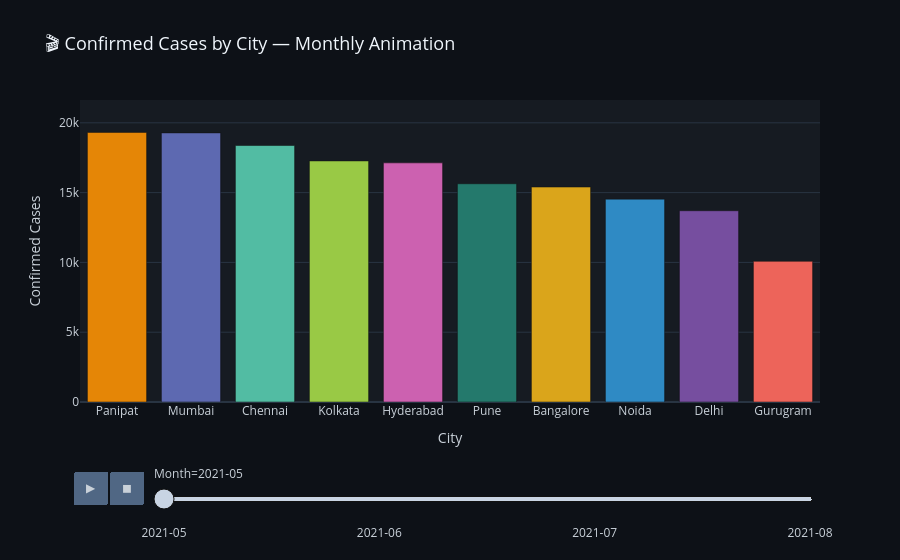

Notebook code for this chart:
### Markdown cell above
### 🎬 6E · Animated Bar Race — Monthly Confirmed Cases

### Code cell
anim_df = (
    df.groupby(['City','Month'])
      .agg(Confirmed=('Confirmed','max'),
           Deaths=('Deaths','max'))
      .reset_index()
      .sort_values(['Month','Confirmed'], ascending=[True, False])
)

fig = px.bar(
    anim_df, x='City', y='Confirmed', color='City',
    animation_frame='Month', animation_group='City',
    range_y=[0, anim_df['Confirmed'].max() * 1.12],
    title='🎬 Confirmed Cases by City — Monthly Animation',
    labels={'Confirmed':'Confirmed Cases'},
    color_discrete_sequence=px.colors.qualitative.Vivid,
    hover_data=['Deaths']
)
fig.update_layout(**PLOTLY_LAYOUT, showlegend=False)
fig.layout.updatemenus[0].buttons[0].args[1]['frame']['duration'] = 800
fig.show()
print('▶️  Hit Play to watch cases evolve month by month across all cities.')

### Figure 1 — Plotly figure (JSON) as saved in the notebook; plotly's stock layout.template omitted (floating-point values rounded to 4 significant figures)
{"data": [{"customdata": [[519]], "hovertemplate": "City=%{x}<br>Month=2021-05<br>Confirmed Cases=%{y}<br>Deaths=%{customdata[0]}<extra></extra>", "ids": ["Panipat"], "legendgroup": "Panipat", "marker": {"color": "rgb(229, 134, 6)", "pattern": {"shape": ""}}, "name": "Panipat", "orientation": "v", "showlegend": true, "textposition": "auto", "type": "bar", "x": ["Panipat"], "xaxis": "x", "y": [19313], "yaxis": "y"}, {"customdata": [[552]], "hovertemplate": "City=%{x}<br>Month=2021-05<br>Confirmed Cases=%{y}<br>Deaths=%{customdata[0]}<extra></extra>", "ids": ["Mumbai"], "legendgroup": "Mumbai", "marker": {"color": "rgb(93, 105, 177)", "pattern": {"shape": ""}}, "name": "Mumbai", "orientation": "v", "showlegend": true, "textposition": "auto", "type": "bar", "x": ["Mumbai"], "xaxis": "x", "y": [19277], "yaxis": "y"}, {"customdata": [[518]], "hovertemplate": "City=%{x}<br>Month=2021-05<br>Confirmed Cases=%{y}<br>Deaths=%{customdata[0]}<extra></extra>", "ids": ["Chennai"], "legendgroup": "Chennai", "marker": {"color": "rgb(82, 188, 163)", "pattern": {"shape": ""}}, "name": "Chennai", "orientation": "v", "showlegend": true, "textposition": "auto", "type": "bar", "x": ["Chennai"], "xaxis": "x", "y": [18374], "yaxis": "y"}, {"customdata": [[511]], "hovertemplate": "City=%{x}<br>Month=2021-05<br>Confirmed Cases=%{y}<br>Deaths=%{customdata[0]}<extra></extra>", "ids": ["Kolkata"], "legendgroup": "Kolkata", "marker": {"color": "rgb(153, 201, 69)", "pattern": {"shape": ""}}, "name": "Kolkata", "orientation": "v", "showlegend": true, "textposition": "auto", "type": "bar", "x": ["Kolkata"], "xaxis": "x", "y": [17269], "yaxis": "y"}, {"customdata": [[480]], "hovertemplate": "City=%{x}<br>Month=2021-05<br>Confirmed Cases=%{y}<br>Deaths=%{customdata[0]}<extra></extra>", "ids": ["Hyderabad"], "legendgroup": "Hyderabad", "marker": {"color": "rgb(204, 97, 176)", "pattern": {"shape": ""}}, "name": "Hyderabad", "orientation": "v", "showlegend": true, "textposition": "auto", "type": "bar", "x": ["Hyderabad"], "xaxis": "x", "y": [17131], "yaxis": "y"}, {"customdata": [[457]], "hovertemplate": "City=%{x}<br>Month=2021-05<br>Confirmed Cases=%{y}<br>Deaths=%{customdata[0]}<extra></extra>", "ids": ["Pune"], "legendgroup": "Pune", "marker": {"color": "rgb(36, 121, 108)", "pattern": {"shape": ""}}, "name": "Pune", "orientation": "v", "showlegend": true, "textposition": "auto", "type": "bar", "x": ["Pune"], "xaxis": "x", "y": [15633], "yaxis": "y"}, {"customdata": [[442]], "hovertemplate": "City=%{x}<br>Month=2021-05<br>Confirmed Cases=%{y}<br>Deaths=%{customdata[0]}<extra></extra>", "ids": ["Bangalore"], "legendgroup": "Bangalore", "marker": {"color": "rgb(218, 165, 27)", "pattern": {"shape": ""}}, "name": "Bangalore", "orientation": "v", "showlegend": true, "textposition": "auto", "type": "bar", "x": ["Bangalore"], "xaxis": "x", "y": [15399], "yaxis": "y"}, {"customdata": [[418]], "hovertemplate": "City=%{x}<br>Month=2021-05<br>Confirmed Cases=%{y}<br>Deaths=%{customdata[0]}<extra></extra>", "ids": ["Noida"], "legendgroup": "Noida", "marker": {"color": "rgb(47, 138, 196)", "pattern": {"shape": ""}}, "name": "Noida", "orientation": "v", "showlegend": true, "textposition": "auto", "type": "bar", "x": ["Noida"], "xaxis": "x", "y": [14533], "yaxis": "y"}, {"customdata": [[383]], "hovertemplate": "City=%{x}<br>Month=2021-05<br>Confirmed Cases=%{y}<br>Deaths=%{customdata[0]}<extra></extra>", "ids": ["Delhi"], "legendgroup": "Delhi", "marker": {"color": "rgb(118, 78, 159)", "pattern": {"shape": ""}}, "name": "Delhi", "orientation": "v", "showlegend": true, "textposition": "auto", "type": "bar", "x": ["Delhi"], "xaxis": "x", "y": [13703], "yaxis": "y"}, {"customdata": [[285]], "hovertemplate": "City=%{x}<br>Month=2021-05<br>Confirmed Cases=%{y}<br>Deaths=%{customdata[0]}<extra></extra>", "ids": ["Gurugram"], "legendgroup": "Gurugram", "marker": {"color": "rgb(237, 100, 90)", "pattern": {"shape": ""}}, "name": "Gurugram", "orientation": "v", "showlegend": true, "textposition": "auto", "type": "bar", "x": ["Gurugram"], "xaxis": "x", "y": [10078], "yaxis": "y"}], "layout": {"barmode": "relative", "font": {"color": "#c9d1d9"}, "hovermode": "x unified", "legend": {"bgcolor": "rgba(22,27,34,0.85)", "bordercolor": "#30363d", "borderwidth": 1, "title": {"text": "City"}, "tracegroupgap": 0}, "paper_bgcolor": "#0d1117", "plot_bgcolor": "#161b22", "showlegend": false, "sliders": [{"active": 0, "currentvalue": {"prefix": "Month="}, "len": 0.9, "pad": {"b": 10, "t": 60}, "steps": [{"args": [["2021-05"], {"frame": {"duration": 0, "redraw": true}, "fromcurrent": true, "mode": "immediate", "transition": {"duration": 0, "easing": "linear"}}], "label": "2021-05", "method": "animate"}, {"args": [["2021-06"], {"frame": {"duration": 0, "redraw": true}, "fromcurrent": true, "mode": "immediate", "transition": {"duration": 0, "easing": "linear"}}], "label": "2021-06", "method": "animate"}, {"args": [["2021-07"], {"frame": {"duration": 0, "redraw": true}, "fromcurrent": true, "mode": "immediate", "transition": {"duration": 0, "easing": "linear"}}], "label": "2021-07", "method": "animate"}, {"args": [["2021-08"], {"frame": {"duration": 0, "redraw": true}, "fromcurrent": true, "mode": "immediate", "transition": {"duration": 0, "easing": "linear"}}], "label": "2021-08", "method": "animate"}], "x": 0.1, "xanchor": "left", "y": 0, "yanchor": "top"}], "title": {"font": {"color": "#f0f6fc", "size": 18}, "text": "🎬 Confirmed Cases by City — Monthly Animation"}, "updatemenus": [{"buttons": [{"args": [null, {"frame": {"duration": 800, "redraw": true}, "fromcurrent": true, "mode": "immediate", "transition": {"duration": 500, "easing": "linear"}}], "label": "&#9654;", "method": "animate"}, {"args": [[null], {"frame": {"duration": 0, "redraw": true}, "fromcurrent": true, "mode": "immediate", "transition": {"duration": 0, "easing": "linear"}}], "label": "&#9724;", "method": "animate"}], "direction": "left", "pad": {"r": 10, "t": 70}, "showactive": false, "type": "buttons", "x": 0.1, "xanchor": "right", "y": 0, "yanchor": "top"}], "xaxis": {"anchor": "y", "categoryarray": ["Panipat", "Mumbai", "Chennai", "Kolkata", "Hyderabad", "Pune", "Bangalore", "Noida", "Delhi", "Gurugram"], "categoryorder": "array", "domain": [0, 1], "title": {"text": "City"}}, "yaxis": {"anchor": "x", "domain": [0, 1], "range": [0, 21640.0], "title": {"text": "Confirmed Cases"}}}}
